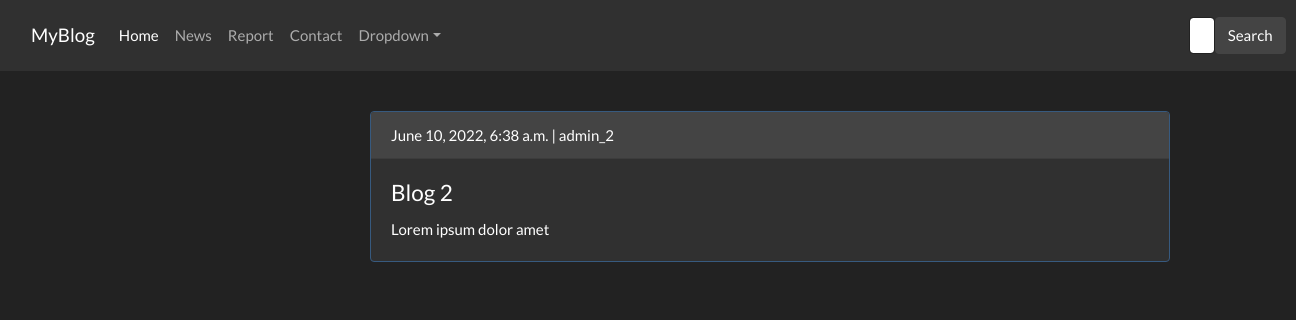
The app's page /blog-2/ with its own data.
### blog/models.py (models this page shows, shortened)
class Post(models.Model):
    title = models.CharField(max_length=50)
    slug = models.SlugField(unique=True)
    author = models.ForeignKey(User, on_delete=models.CASCADE, related_name='blog_posts')
    content = models.TextField()
    added_at = models.DateTimeField(auto_now_add=True)
    show = models.BooleanField(default=0)
    class Meta:
        ordering = ['-added_at']

### blog/views.py (the view)
# urls.py: path('<slug:slug>/', PostDetail.as_view(), name='post_detail')
class PostDetail(generic.DetailView):
    model = Post
    context_object_name = 'post'
    slug_field = 'slug'
    template_name = 'blog/post_detail.html'

### blog/templates/blog/post_detail.html
{% extends 'blog/base.html' %}
{% block content %}
<div class="card border-primary mb-3" style="max-width: 50rem; margin: 40px 0 0 370px;">
    <div class="card-header">{{ post.added_at }} | {{ post.author }}</div>
    <div class="card-body">
      <h4 class="card-title">{{ post.title }}</h4>
      <p class="card-text">{{ post.content }}</p>
  </div>
{% endblock %}

### records on screen
Post: added_at "June 10, 2022, 6:38 a.m.", author "admin_2", title "Blog 2", content "Lorem ipsum dolor amet"
